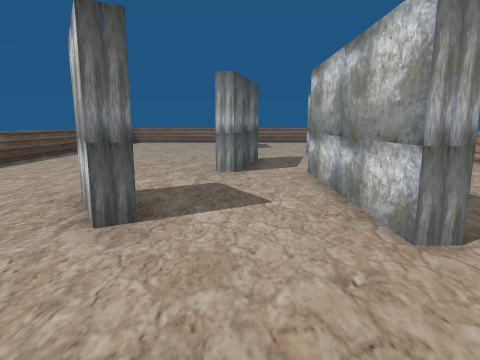
View 1 (above)

17 first-person views from a walk through a scene from a Unity 3-D project. The camera is 1.2 m above the floor, tilts 10° down and sees 75° across. The floor is counted in squares, 1 m on a side. Each view is taken from the middle of a square. On the plan, view 1 faces up. The plan holds only what a view shows up to about 13 squares ahead; the rest is blank. The player is left out.

View 2
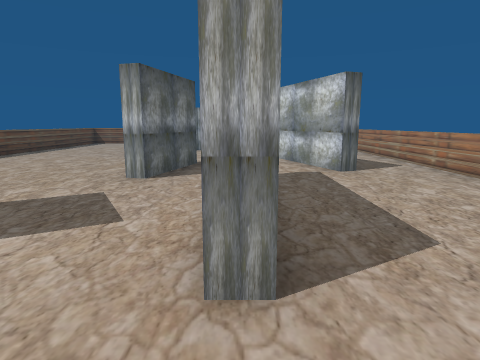

View 3
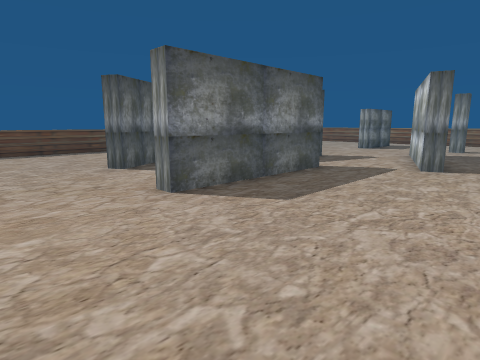

View 4
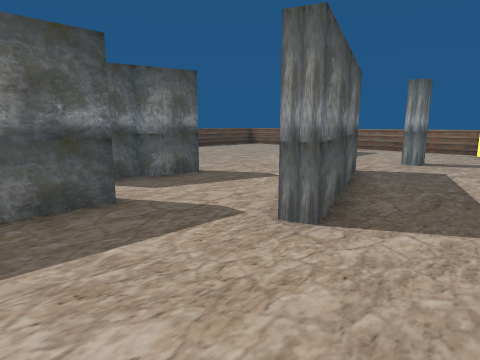

View 5
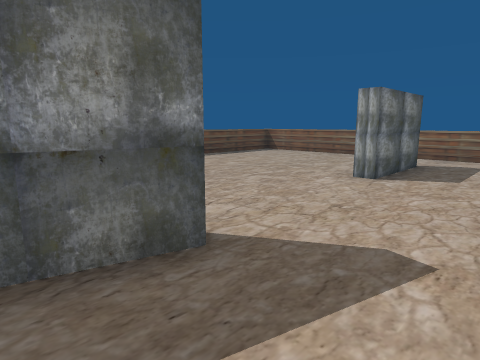

View 6
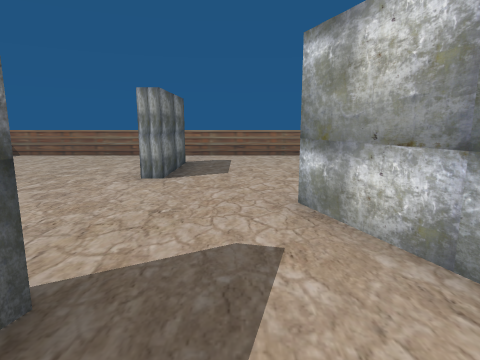

View 7
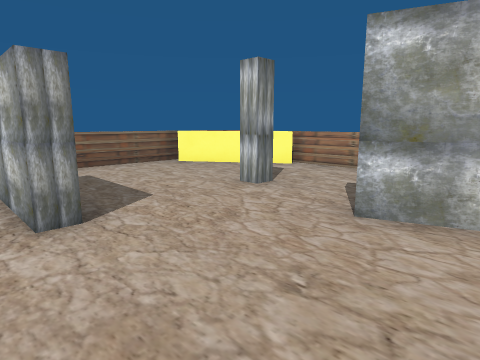

View 8
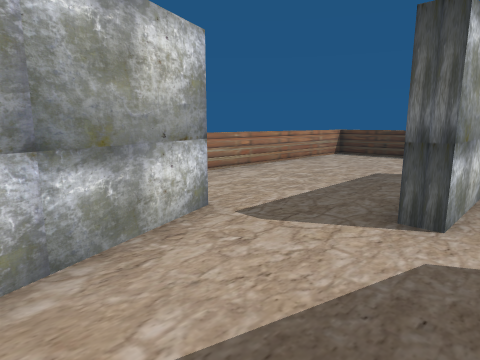

View 9
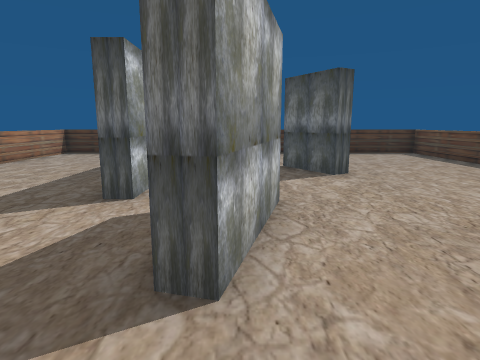

View 10
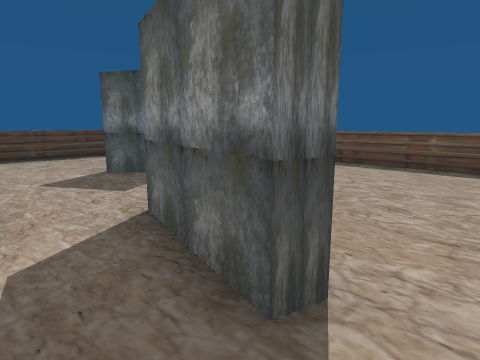

View 11
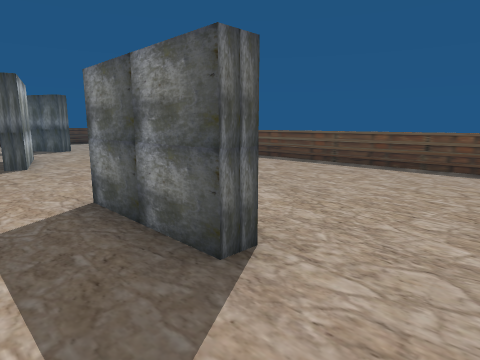

View 12
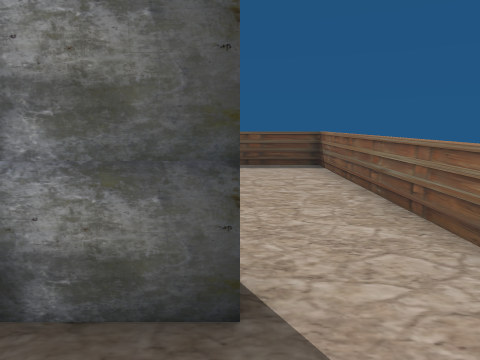

View 13
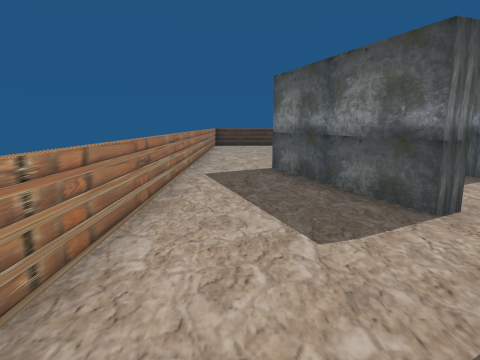

View 14
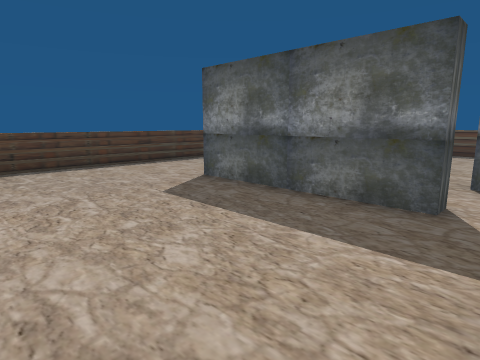

View 15
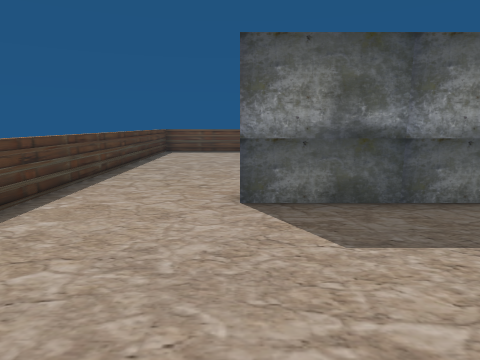

View 16
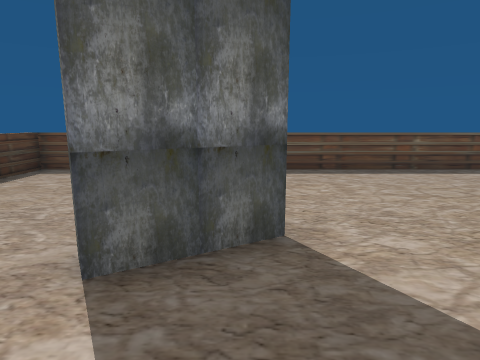

View 17
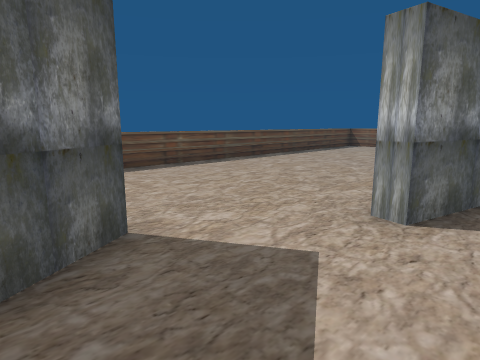

### Floor plan
Points are (right, up) in squares from view 1. A wall is a line through its corners. A room is listed if a view was taken in it or the views show most of it. See-through windows are left out.
Room 1 (views 1, 2, 3, 4, 5, 6, 7, 8, 9, 10, 11, 12, 13, 14, 15, 16, 17)
walls: (0.1, 11) (0.6, 10.9) (-0.1, 8) (-0.6, 8.1) (0.1, 11); (1.8, 8) (2.3, 8) (2.3, 3) (1.8, 3) (1.8, 8); (-2.3, 5.5) (-1.3, 3.8) (-1.7, 3.5) (-2.7, 5.2) (-2.3, 5.5); (2.9, 13.8) (3.4, 13.9) (5.1, 9.2) (4.6, 9.1) (2.9, 13.8); (-0.4, 19) (0.2, 19) (0.2, 16) (-0.2, 16) (-0.2, 18.2)
low walls: (-7.4, 4.2) (-7.4, -0.4) (7.4, -0.4) (7.4, 18); (7.1, 17.8) (6.7, 18.3); (6.2, 19.1) (4.9, 21); (7.2, 21.4) (-7.4, 21.4) (-7.4, 6.2)

Positions as (right, up) in squares from view 1, and headings:
1: (0, 0), facing up
2: (2, 1), facing up
3: (7, 0), facing up-left
4: (7, 6), facing up-left
5: (3, 9), facing up-left
6: (2, 9), facing up
7: (-1, 12), facing up-right
8: (1, 12), facing down-right
9: (0, 13), facing down
10: (2, 12), facing down-left
11: (2, 21), facing down-left
12: (2, 19), facing left
13: (6, 18), facing down
14: (7, 9), facing down-left
15: (7, 3), facing left
16: (1, 5), facing left
17: (1, 4), facing up-left
